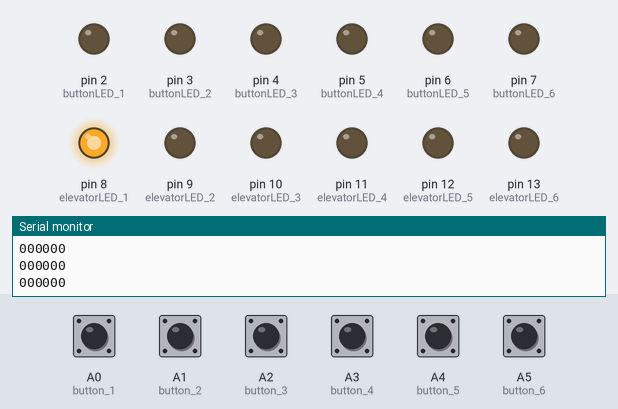
A sketch run on a simulated Arduino Uno, built with avr-gcc and run on an emulated ATmega328P. Parts: output pins drawn as LEDs (lit = HIGH), the last lines printed to the serial monitor. Inputs (shaded band) come from the test bench; at power-on: A0 (button_1), A1 (button_2), A2 (button_3), A3 (button_4), A4 (button_5), A5 (button_6) LOW.

Above: at 1.2 s.
1.3 s: A1 (button_2) pulled HIGH for 0.15 s
At 1.8 s:
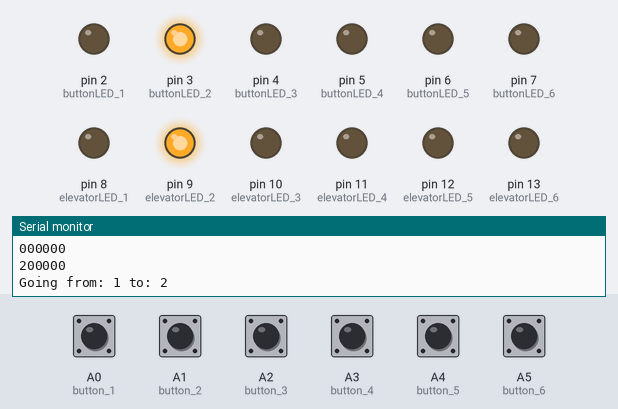
4.4 s: A3 (button_4) pulled HIGH for 0.15 s
At 6.5 s:
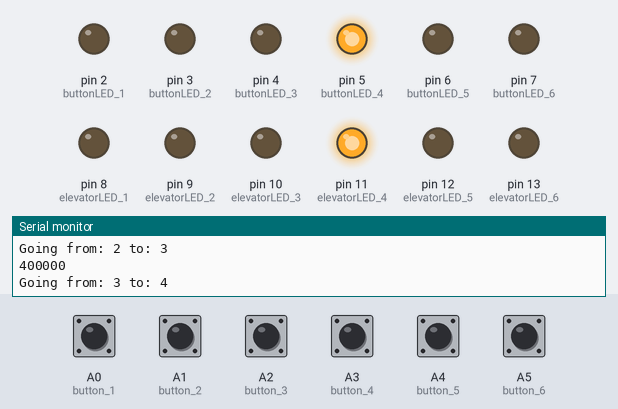
7.5 s: A5 (button_6) pulled HIGH for 0.15 s
At 9.9 s:
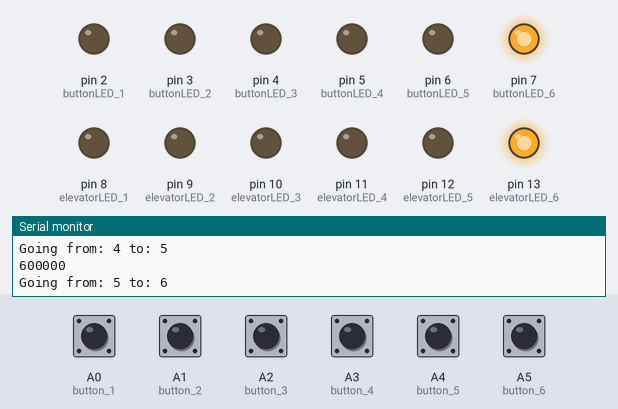
10.6 s: A0 (button_1) pulled HIGH for 0.15 s
At 11.1 s:
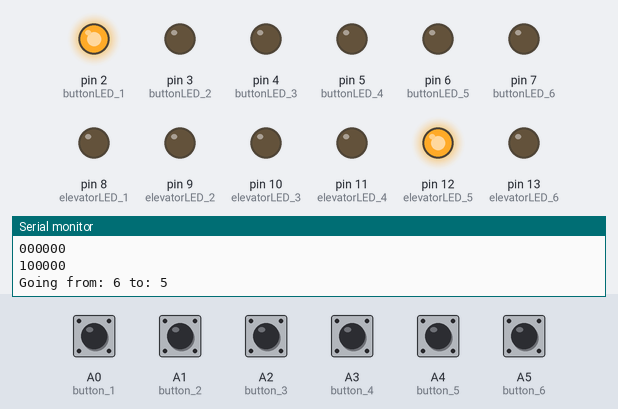
13.7 s: A2 (button_3) pulled HIGH for 1 s
At 15.7 s:
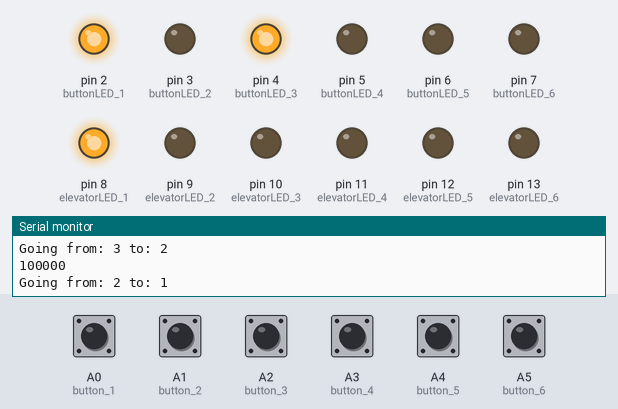
17.7 s: A0 (button_1) driven HIGH and A1 (button_2) driven HIGH
At 21.6 s:
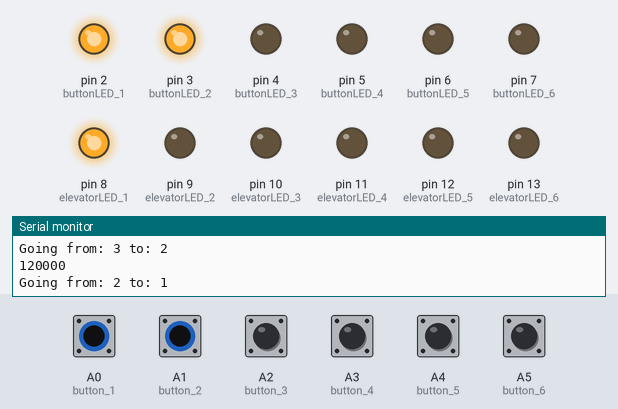
Timing chart, 0 to 28.1 s (numbered marks = the images above; inputs shaded):
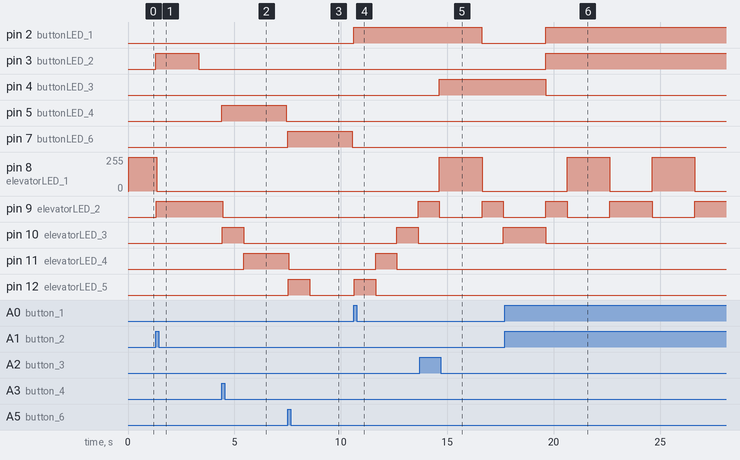

The sketch:

elevator.ino
```cpp
// An elevator that reads inputs from buttonArray, stores it into an array and turns on and off lights symbolizing the elevator

// buttons - for calling the elevator
const int button_1 = A0;
const int button_2 = A1;
const int button_3 = A2;
const int button_4 = A3;
const int button_5 = A4;
const int button_6 = A5;
const int buttonArray[] = {button_1, button_2, button_3, button_4, button_5, button_6};

// Button Lights - to indicate the elevator has been called
const int buttonLED_1 = 2;
const int buttonLED_2 = 3;
const int buttonLED_3 = 4;
const int buttonLED_4 = 5;
const int buttonLED_5 = 6;
const int buttonLED_6 = 7;
const int buttonLEDArray[] = {buttonLED_1, buttonLED_2, buttonLED_3, buttonLED_4, buttonLED_5, buttonLED_6};

// Lights - to indicate the elevator's position
const int elevatorLED_1 = 8;
const int elevatorLED_2 = 9;
const int elevatorLED_3 = 10;
const int elevatorLED_4 = 11;
const int elevatorLED_5 = 12;
const int elevatorLED_6 = 13;
const int elevatorLEDArray[] = {elevatorLED_1, elevatorLED_2, elevatorLED_3, elevatorLED_4, elevatorLED_5, elevatorLED_6};

const int queueSize = 6;
int elevatorQueue[queueSize];
int elevatorPosition = 1; // Starts on first floor

// Functions
void addToQueue(int floorNumber) {
// Looks for the last 0 in the queue and replaces it with floorNumber
  for (int i = 0; i < queueSize; i++) {
    if (elevatorQueue[i] == floorNumber) { // Breaks if floorNumber is already in the queue
      break;
    } else if (elevatorQueue[i] == 0) { // Looks for the first 0 in the queue
      elevatorQueue[i] = floorNumber;
      digitalWrite(buttonLEDArray[floorNumber - 1], HIGH); // Turn on LED indicating button call
      break;
    }
  }
}

void removeFirstFromQueue() {
// Removes the first position in the queue and moves everything else forward
  for (int i = 0; i < queueSize - 1; i++) {
    elevatorQueue[i] = elevatorQueue[i + 1];
  }
  elevatorQueue[queueSize - 1] = 0; // Last position is always empty
}

void setElevatorLEDOn(int floorNumber) {
  // Turn off all LEDS
  for (int i = 0; i < queueSize; i++) {
    digitalWrite(elevatorLEDArray[i], LOW);
  }
  // Turn on a specific floorLED
  if (floorNumber >= 1 && floorNumber <= queueSize) {
    digitalWrite(elevatorLEDArray[floorNumber - 1], HIGH);
  }
}

void moveElevator(int floorNumber) {
  int direction = floorNumber > elevatorPosition ? 1 : -1;
  int floorsDifference = abs(floorNumber - elevatorPosition);
  if (floorNumber >= 1 && floorNumber <= queueSize) {
    // Read all buttons while moving
    for (int i = 0; i < floorsDifference; i++) { // For each floor the elevator has to travel
      for (int i = 0; i < queueSize; i++) { // For each button in the system
        if (digitalRead(buttonArray[i]) == HIGH) { // Add pushed buttonts to queue
          addToQueue(i + 1);
        }
        Serial.print(elevatorQueue[i]); // And print every element in the queue
      }
      Serial.println();
      Serial.print("Going from: ");
      Serial.print(elevatorPosition);

      elevatorPosition += direction;
      setElevatorLEDOn(elevatorPosition);

      Serial.print(" to: ");
      Serial.println(elevatorPosition);
      delay(1000); // Steps between floors
    }
    delay(1000); // Resting time between queue items (i.e: doors open and close)
  }
  digitalWrite(buttonLEDArray[floorNumber-1], LOW); // Turns off the floor light in which the elevator stopped
}

void setup()
{
  pinMode(elevatorLED_1, OUTPUT);
  pinMode(elevatorLED_2, OUTPUT);
  pinMode(elevatorLED_3, OUTPUT);
  pinMode(elevatorLED_4, OUTPUT);
  pinMode(elevatorLED_5, OUTPUT);
  pinMode(elevatorLED_6, OUTPUT);
  pinMode(buttonLED_1, OUTPUT);
  pinMode(buttonLED_2, OUTPUT);
  pinMode(buttonLED_3, OUTPUT);
  pinMode(buttonLED_4, OUTPUT);
  pinMode(buttonLED_5, OUTPUT);
  pinMode(buttonLED_6, OUTPUT);
  pinMode(button_1, INPUT);
  pinMode(button_2, INPUT);
  pinMode(button_3, INPUT);
  pinMode(button_4, INPUT);
  pinMode(button_5, INPUT);
  pinMode(button_6, INPUT);
  Serial.begin(9600);
}

void loop()
{
  setElevatorLEDOn(elevatorPosition); // Turns on the starting point

  // Read all buttonArray
  for (int i = 0; i < queueSize; i++) {
    if (digitalRead(buttonArray[i]) == HIGH) {
      addToQueue(i + 1);
    }
  }
  moveElevator(elevatorQueue[0]);
  removeFirstFromQueue();
  // Print queue status
  for (int i = 0; i < queueSize; i++) {
    Serial.print(elevatorQueue[i]);
  }
  Serial.println();
}
```

Measured:
- after the input at 1.3 s, pin 3 (buttonLED_2): LOW → HIGH at once, → LOW 2.0 s later; pin 8 (elevatorLED_1): 253/255 → 0/255 after 0.06 s; pin 9 (elevatorLED_2): LOW → HIGH at once
- after the input at 4.4 s, pin 5 (buttonLED_4): LOW → HIGH at once, → LOW 3.0 s later; pin 9 (elevatorLED_2): HIGH → LOW after 0.06 s; pin 10 (elevatorLED_3): LOW → HIGH at once, → LOW 1.0 s later; pin 11 (elevatorLED_4): LOW → HIGH after 1.0 s
- after the input at 7.5 s, pin 7 (buttonLED_6): LOW → HIGH at once, → LOW 3.0 s later; pin 11 (elevatorLED_4): HIGH → LOW after 0.06 s; pin 12 (elevatorLED_5): LOW → HIGH at once, → LOW 1.0 s later; pin 13 (elevatorLED_6): 0/255 → 255/255 after 1.0 s, → 3/255 2.0 s later
- after the input at 10.6 s, pin 2 (buttonLED_1): LOW → HIGH at once; pin 9 (elevatorLED_2): LOW → HIGH after 3.0 s; pin 10 (elevatorLED_3): LOW → HIGH after 2.0 s, → LOW 1.0 s later; pin 11 (elevatorLED_4): LOW → HIGH after 1.0 s, → LOW 1.0 s later; pin 12 (elevatorLED_5): LOW → HIGH at once, → LOW 1.0 s later
- after the input at 13.7 s, pin 4 (buttonLED_3): LOW → HIGH after 0.93 s; pin 10 (elevatorLED_3): LOW → HIGH after 3.9 s
- after the input at 17.7 s, pin 2 (buttonLED_1), pin 3 (buttonLED_2): LOW → HIGH after 1.9 s; pin 8 (elevatorLED_1): alternates 255/255 for 2.0 s and 0/255 for 2.0 s, starting after 2.9 s; pin 9 (elevatorLED_2): goes HIGH 1.0 s, LOW 2.0 s, HIGH 2.0 s, LOW 2.0 s, then HIGH, starting after 1.9 s; pin 10 (elevatorLED_3): HIGH → LOW after 1.9 s
